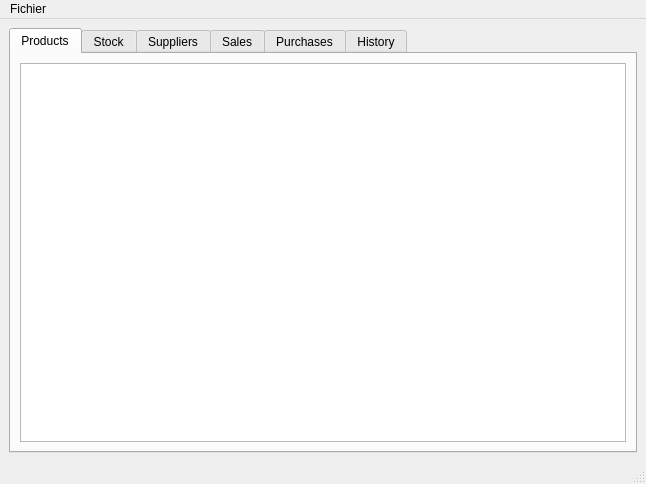
<?xml version="1.0" encoding="UTF-8"?>
<ui version="4.0">
 <class>MainWindow</class>
 <widget class="QMainWindow" name="MainWindow">
  <property name="geometry">
   <rect>
    <x>0</x>
    <y>0</y>
    <width>646</width>
    <height>484</height>
   </rect>
  </property>
  <property name="windowTitle">
   <string>MainWindow</string>
  </property>
  <widget class="QWidget" name="centralwidget">
   <layout class="QGridLayout" name="gridLayout">
    <item row="0" column="0">
     <widget class="QTabWidget" name="tabWidget">
      <property name="currentIndex">
       <number>0</number>
      </property>
      <widget class="QWidget" name="tab_products">
       <attribute name="title">
        <string>Products</string>
       </attribute>
       <layout class="QGridLayout" name="gridLayout_2">
        <item row="0" column="0">
         <widget class="QTableView" name="tableView_products"/>
        </item>
       </layout>
      </widget>
      <widget class="QWidget" name="tab_stock">
       <attribute name="title">
        <string>Stock</string>
       </attribute>
       <layout class="QGridLayout" name="gridLayout_3">
        <item row="0" column="0">
         <widget class="QTableView" name="tableView"/>
        </item>
       </layout>
      </widget>
      <widget class="QWidget" name="tab_suppliers">
       <attribute name="title">
        <string>Suppliers</string>
       </attribute>
       <layout class="QGridLayout" name="gridLayout_4">
        <item row="0" column="0">
         <widget class="QTableView" name="tableView_2"/>
        </item>
       </layout>
      </widget>
      <widget class="QWidget" name="tab_sales">
       <attribute name="title">
        <string>Sales</string>
       </attribute>
       <layout class="QGridLayout" name="gridLayout_5"/>
      </widget>
      <widget class="QWidget" name="tab_purchases">
       <attribute name="title">
        <string>Purchases</string>
       </attribute>
       <layout class="QGridLayout" name="gridLayout_6"/>
      </widget>
      <widget class="QWidget" name="tab_history">
       <attribute name="title">
        <string>History</string>
       </attribute>
      </widget>
     </widget>
    </item>
   </layout>
  </widget>
  <widget class="QMenuBar" name="menubar">
   <property name="geometry">
    <rect>
     <x>0</x>
     <y>0</y>
     <width>646</width>
     <height>22</height>
    </rect>
   </property>
   <widget class="QMenu" name="menuFichier">
    <property name="title">
     <string>Fichier</string>
    </property>
    <widget class="QMenu" name="menuAdd">
     <property name="title">
      <string>Add</string>
     </property>
     <addaction name="actionProduct"/>
     <addaction name="actionSupplier"/>
    </widget>
    <addaction name="menuAdd"/>
    <addaction name="separator"/>
    <addaction name="actionQuit"/>
   </widget>
   <addaction name="menuFichier"/>
  </widget>
  <widget class="QStatusBar" name="statusbar"/>
  <action name="actionQuit">
   <property name="text">
    <string>Quit</string>
   </property>
  </action>
  <action name="actionProduct">
   <property name="text">
    <string>Product</string>
   </property>
  </action>
  <action name="actionSupplier">
   <property name="text">
    <string>Supplier</string>
   </property>
  </action>
 </widget>
 <resources/>
 <connections/>
</ui>
